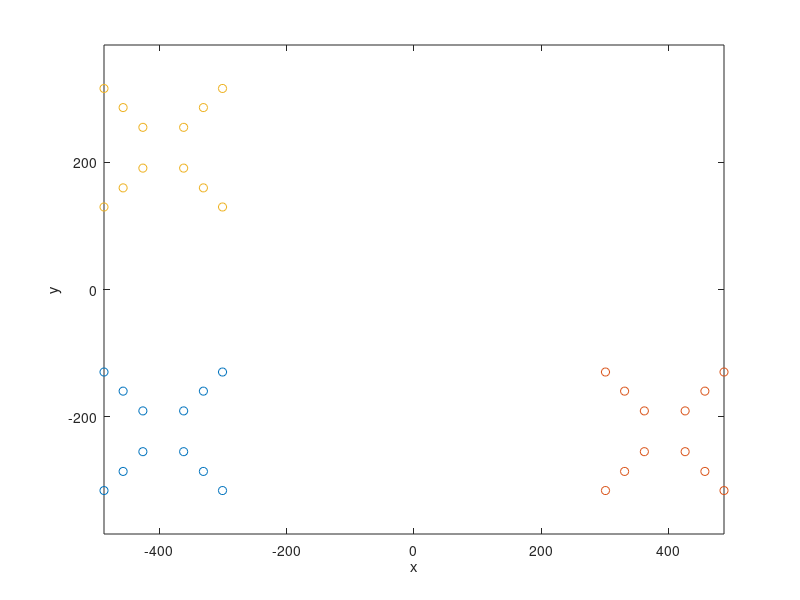

Reproduce this figure in MATLAB.

clear all; close all; clc;
%% QlSet Model
l = 30.8;

Ql =[	+32		+32		0	;
		+32		-32		0	;
		-32		-32		0	;
		-32		+32		0	;
		+63     +63     0	;
		+63     -63     0	;
		-63     -63     0	;
		-63     +63     0	;
		+93     +93     0	;
		+93     -93     0	;
		-93     -93     0	;
		-93     +93 	0	;
	];

centerQl(1,:) = [-787/2 -445/2 0];
centerQl(2,:) = [787 0 0] + centerQl(1,:);
centerQl(3,:) = [0 445 0] + centerQl(1,:);

QlSet = zeros(12,3,3);
for i=1:3
	for j=1:12
		QlSet(j,:,i)=Ql(j,:)+centerQl(i,:);
	end
	plot(QlSet(:,1,i),QlSet(:,2,i),'o'); hold on;
end
xlabel('x')
ylabel('y')
axis equal;
hold off;

%% Print to file or cmdline in c language format

varName = 'object';

template = '%s[%d][%d] = %d;\n';


indice = 0;
for i=1:3
	fprintf('//QlSet%d\n',i-1);	
	for j=1:12
			fprintf(template,varName,indice,0,QlSet(j,1,i));
			fprintf(template,varName,indice,1,QlSet(j,2,i));
			fprintf(template,varName,indice,2,QlSet(j,3,i));
			indice=indice+1;
	end
end

%% Print to file or cmdline in c language format

fp=fopen('MarkerQR2.txt','w');


template = '%f %f %f\n';


for i=1:3
	for j=1:12
			fprintf(fp,template,QlSet(j,:,i));
	end
end

fclose(fp)
